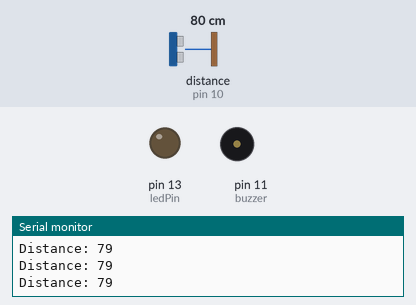
Simulated run of this sketch. Board: Arduino Uno, built with avr-gcc and run on an emulated ATmega328P. On the bench: output pins drawn as LEDs (lit = HIGH), buzzer (waves = sounding, pin HIGH), the last lines printed to the serial monitor. Wiring (inferred from the names in the program): ultrasonic range finder: trigger pin 9; echo pin 10. The test bench sets the inputs (shaded band); at power-on: distance to the obstacle (sensor on pin 10) 80 cm. The echo pulse lasts 58.3 µs per cm; pins used as bus, display or sensor lines are not drawn.

Above: at 1.2 s.
1.3 s: distance to the obstacle (sensor on pin 10) set to 8 cm
4.3 s: distance to the obstacle (sensor on pin 10) set to 5 cm
At 5.5 s:
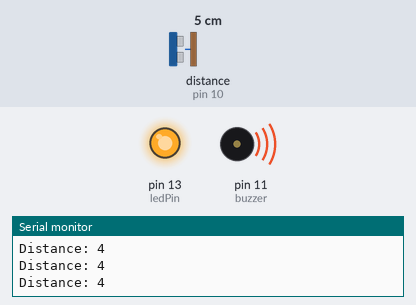
5.8 s: distance to the obstacle (sensor on pin 10) set to 9 cm
At 6.7 s:
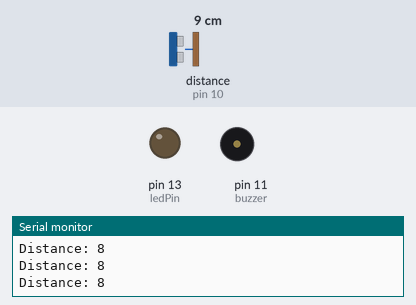
8.8 s: distance to the obstacle (sensor on pin 10) set to 2 cm
At 10.2 s:
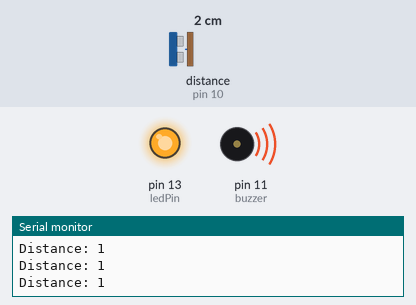
Timing chart, 0 to 11.8 s (numbered marks = the images above; inputs shaded):
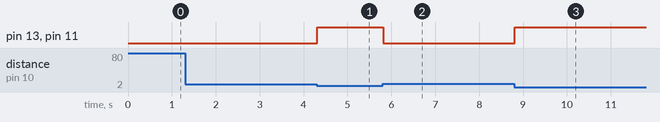

Measured:
- the behaviour switches between 7 and 6 cm on distance to the obstacle (sensor on pin 10) (found by bisection; images 0 and 1)
- after the input at 4.3 s, pin 13 (ledPin), pin 11 (buzzer): LOW → HIGH at once
- after the input at 5.8 s, pin 13 (ledPin), pin 11 (buzzer): HIGH → LOW at once
- after the input at 8.8 s, pin 13 (ledPin), pin 11 (buzzer): LOW → HIGH at once

The sketch:

HC-SR04Module.ino
```cpp
//pinleri tanımladık
const int trigPin = 9;
const int echoPin = 10;
const int buzzer = 11;
const int ledPin = 13;

//değişkenler
long duration;
int distance;
int safetyDistance;


void setup() {
pinMode(trigPin, OUTPUT); //trigger pinini çıkış pini yaptık
pinMode(echoPin, INPUT); //echo'yu giriş pini yaptık
pinMode(buzzer, OUTPUT);
pinMode(ledPin, OUTPUT);
Serial.begin(9600); //seri iletişimi başlattık
}


void loop() {
digitalWrite(trigPin, LOW); //pini temizledik
delayMicroseconds(2);


digitalWrite(trigPin, HIGH); //trig 10 mikrosaniye boyunca yüksek tutuldu
delayMicroseconds(10);
digitalWrite(trigPin, LOW);


duration = pulseIn(echoPin, HIGH); //echo pini okundu dalganın seyahet süresi mikrosaniye cinsinde alındı


distance= duration*0.034/2; //mesafe hesaplandı

safetyDistance = distance;
if (safetyDistance <= 5){
  digitalWrite(buzzer, HIGH);
  digitalWrite(ledPin, HIGH);
}
else{
  digitalWrite(buzzer, LOW);
  digitalWrite(ledPin, LOW);
}


Serial.print("Distance: "); //mesafeyi yazdırdık
Serial.println(distance);
}
```
